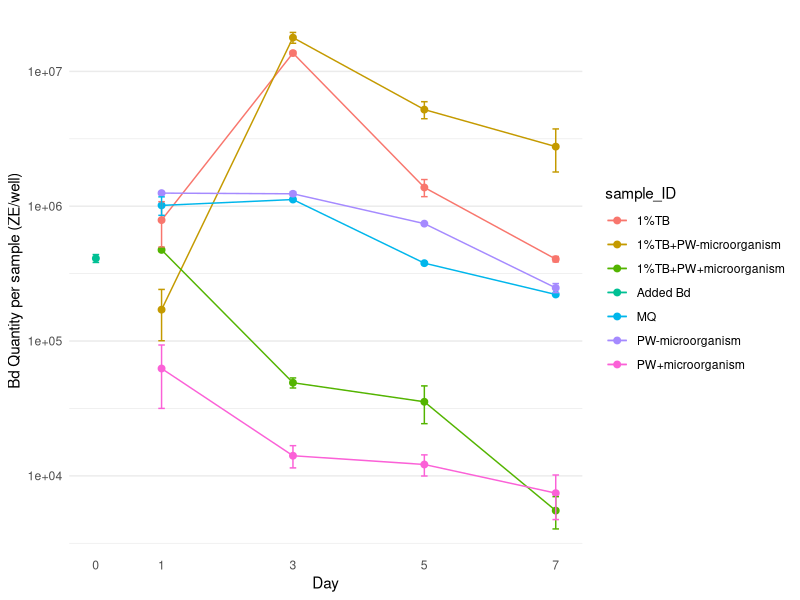

The R script that drew this image:
## ---- chunk 1
#| warning: false

## read in and clean data
library(tidyverse) # for cleaning and viewing data
library(here) # for importing data
library(ggpubr)
library(rstatix)
library(ggplot2)
library(car)
library(multcomp)
library(nlme)

fig_2b <- read.csv(here("data", "final_NCOS_2024_reformatted_for_R.xlsx - Fig2B.csv"))
fig_3b <- read.csv(here("data", "final_NCOS_2024_reformatted_for_R.xlsx - Fig3B.csv"))
fig_4b <- read.csv(here("data", "final_NCOS_2024_reformatted_for_R.xlsx - Fig4B.csv"))
## ---- chunk 2
fig2b_summary <- fig_2b %>% 
  group_by(day, sample_ID) %>% 
  reframe(mean = mean(adh_plus_sup), # calculate the mean
            n = length(adh_plus_sup), # count the number of observations
            df = n - 1, # calculate the degrees of freedom
            sd = sd(adh_plus_sup), # calculate the standard deviation
            se = sd/sqrt(n), # calculate the standard error
          )
## ---- chunk 3
fig2b_summary %>% 
  ggplot(aes(x = day, 
           y = mean, 
           color = sample_ID)) +
  geom_point(size = 2) +
  geom_line() + 
  geom_errorbar(aes(ymin = mean - se, # plot the standard error
                    ymax = mean + se),
                width = 0.1) +
  scale_y_log10() +
  # vibes
  labs(x = "Day",
       y = "Bd Quantity per sample (ZE/well)") +
  theme_minimal() +
  theme(
    panel.grid.major.x = element_blank(), # Remove major vertical grid lines
    panel.grid.minor.x = element_blank()) + # Remove minor vertical grid lines +
  scale_x_continuous(breaks = c(0, 1, 3, 5, 7))
